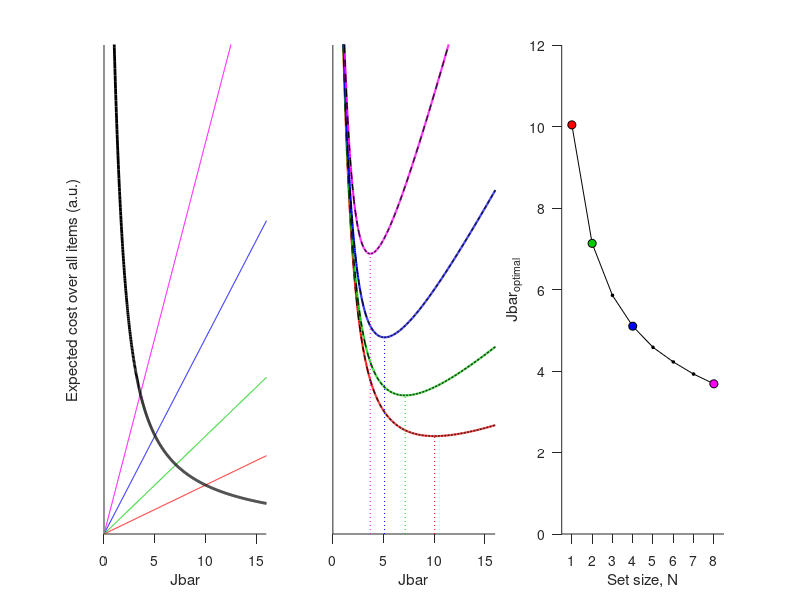

The MATLAB script that drew this image:
% function create_fig_2E
%
% This function creates Figure 2E of the paper:
%
%   *********************************************************************
%   * Van den Berg, R. & Ma, W.J. (2018). A resource-rational theory of *
%   *   set size effects in human visual working memory. Elife.         *
%   *********************************************************************
%
% Written by Ronald van den Berg, 2018

function create_fig_2E

% precompute lookup table for mapping between kappa and J
kappa_map   = [linspace(0,10,250) linspace(10.001,5000,1000)];
J_map       = kappa_map.*besseli(1,kappa_map,1)./besseli(0,kappa_map,1);

% model parameters for simulations
lambda = .01;
beta = 2;

% experimental parameters for simulations
N_vec = [1 2 4 8];

% open figure
figure
set(gcf,'Position',get(gcf,'Position').*[0.1 0.1 1.8 .6]);
hold on

%-%-%-%-%-%-%-%
% Left panel  %
%-%-%-%-%-%-%-%
subplot(1,3,1);
hold on
Jbar_vec = linspace(.1,20,1000);
for jj=1:numel(Jbar_vec)    
    % convert Jbar (resource) to kappa (concentration parameter of corresponding Von Mises noise distribution)
    kappa = interp1(J_map,kappa_map,Jbar_vec(jj),'linear','extrap');    
    % discretize Von Mises to numerically evaluate the intergral over epsilon
    [VM_x, VM_y] = discretize_VM(kappa);    
    % compute expected cost terms
    C_behavioral = abs(VM_x).^beta;  % memory error loss
    Cbar_behavioral(jj) = mean(sum(bsxfun(@times,VM_y,C_behavioral),2)); % expected behavioral cost per item
    Cbar_neural(jj) = Jbar_vec(jj); % expected neural cost per item
end
cols = [1 0 0; 0 .8 0; 0 0 1; 1 0 1; 0 .5 1; 0 0 0; .5 .5 0; 0 .5 .5];
for ii=1:numel(N_vec)
    plot(Jbar_vec,N_vec(ii).*Cbar_neural*lambda,'color',cols(ii,:));
end
plot(Jbar_vec,Cbar_behavioral,'k','linewidth',2);
ylim([0 0.25])
set(gca,'Ytick',[],'tickdir','out','ticklength',2*get(gca,'ticklength'));
xlabel('Jbar');
ylabel('Expected cost over all items (a.u.)');
xlim([0 16]);
ylim([0 1]) 
box off

%-%-%-%-%-%-%-%-%
% Central panel %
%-%-%-%-%-%-%-%-%
subplot(1,3,2);
hold on
for ii=1:numel(N_vec)
    Cbar_total = Cbar_behavioral + N_vec(ii).*Cbar_neural*lambda; % expected total cost
    plot(Jbar_vec,Cbar_total,'color',cols(ii,:),'linewidth',1.5);
    plot(Jbar_vec,Cbar_total,'k--','linewidth',1);
    Jopt(ii) = Jbar_vec(Cbar_total==min(Cbar_total));
    plot([Jopt(ii) Jopt(ii)],[0 min(Cbar_total)],'k:','color',cols(ii,:));    
end
ylim([0 1])
set(gca,'Ytick',[]);
xlabel('Jbar');
xlim([0 16]);
box off
set(gca,'Ytick',[],'tickdir','out','ticklength',2*get(gca,'ticklength'));

%-%-%-%-%-%-%-%
% Right panel %
%-%-%-%-%-%-%-%
subplot(1,3,3);
hold on
N_vec_finer = 1:8;
for ii=1:numel(N_vec_finer)
    Cbar_total = Cbar_behavioral + N_vec_finer(ii).*Cbar_neural*lambda; % expected total cost
    J_opt_finer(ii) = Jbar_vec(Cbar_total==min(Cbar_total));
end
plot(N_vec_finer,J_opt_finer,'ko-','markerfacecolor','k','markersize',2);
for ii=1:numel(N_vec)
    plot(N_vec(ii),Jopt(ii),'ko','markerfacecolor',cols(ii,:))
end
set(gca,'TickDir','out','TickLength',get(gca,'TickLength')*2,'Xtick',N_vec_finer)
ylim([0 12])
xlim([0.5 8.5]);
box off
xlabel('Set size, N');
ylabel('Jbar_{optimal}');
fprintf('Jbar_optimal = %2.1f, %2.1f, %2.1f, %2.1f\n',Jopt)

% Discretize VM distributions into equally-spaced bins (1 distribution per element in kappa vector)
function [VM_x, VM_y] = discretize_VM(kappa)
VM_x = linspace(-pi,pi,101);
VM_x = VM_x(2:end)-diff(VM_x(1:2))/2;
VM_y = exp(bsxfun(@times,kappa',cos(VM_x)));
VM_y = bsxfun(@rdivide,VM_y,sum(VM_y,2));
